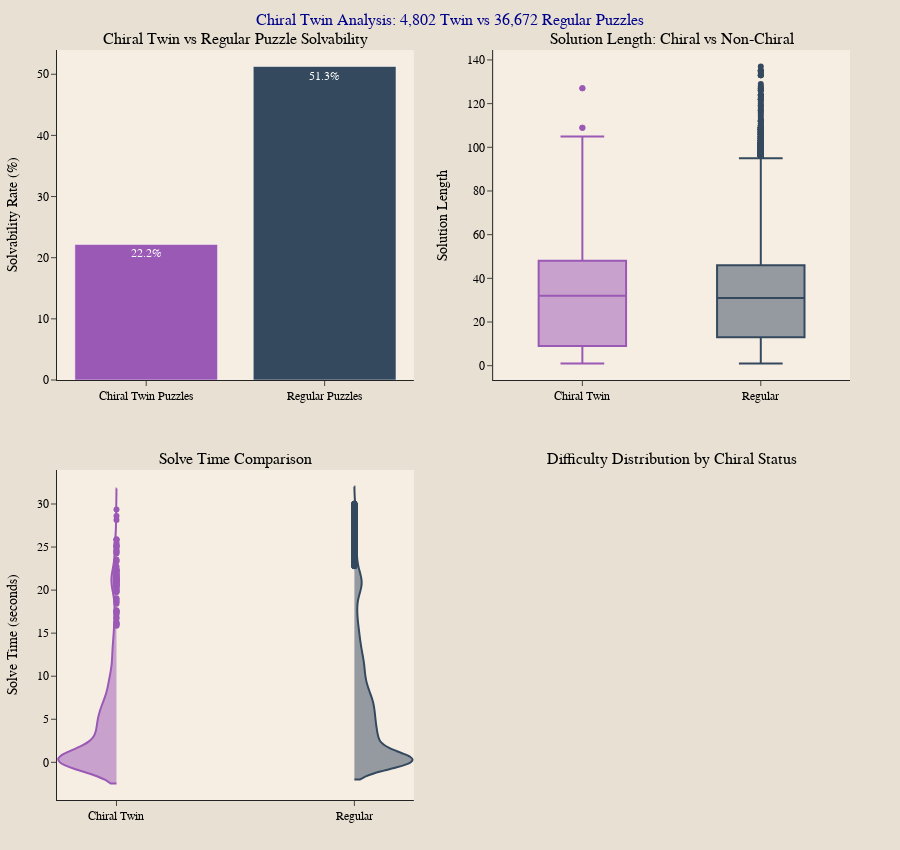

The notebook cell this image was saved under:
### Markdown cell above
### Visualization 4: Chiral Twin Analysis (NEEDS TO BE WORKED ON!!!!)

### Code cell
# Prepare chiral twin data
chiral_data = df_analysis[df_analysis['has_chiral_twin_distinct'] == True].copy()
non_chiral_data = df_analysis[df_analysis['has_chiral_twin_distinct'] == False].copy()

# Create comprehensive chiral analysis subplot
fig = make_subplots(
    rows=2, cols=2,
    subplot_titles=(
        'Chiral Twin vs Regular Puzzle Solvability',
        'Solution Length: Chiral vs Non-Chiral',
        'Solve Time Comparison',
        'Difficulty Distribution by Chiral Status'
    ),
    specs=[[{"type": "bar"}, {"type": "box"}],
           [{"type": "violin"}, {"type": "histogram"}]],
    vertical_spacing=0.12,
    horizontal_spacing=0.1
)

# 1. Solvability comparison
chiral_solvable = chiral_data['is_solvable'].mean()
non_chiral_solvable = non_chiral_data['is_solvable'].mean()

fig.add_trace(
    go.Bar(
        x=['Chiral Twin Puzzles', 'Regular Puzzles'],
        y=[chiral_solvable * 100, non_chiral_solvable * 100],
        marker_color=['#9B59B6', '#34495E'],
        text=[f'{chiral_solvable*100:.1f}%', f'{non_chiral_solvable*100:.1f}%'],
        textposition='auto',
        name='Solvability Rate'
    ), row=1, col=1
)

# 2. Solution length box plot (solvable only)
chiral_solvable_data = chiral_data[chiral_data['is_solvable'] == True]
non_chiral_solvable_data = non_chiral_data[non_chiral_data['is_solvable'] == True]

fig.add_trace(
    go.Box(
        y=chiral_solvable_data['solution_length'],
        name='Chiral Twin',
        marker_color='#9B59B6',
        boxpoints='outliers'
    ), row=1, col=2
)

fig.add_trace(
    go.Box(
        y=non_chiral_solvable_data['solution_length'],
        name='Regular',
        marker_color='#34495E',
        boxpoints='outliers'
    ), row=1, col=2
)

# 3. Solve time violin plot (solvable only)
fig.add_trace(
    go.Violin(
        y=chiral_solvable_data['solve_time_seconds'],
        name='Chiral Twin',
        fillcolor='rgba(155, 89, 182, 0.5)',
        line_color='#9B59B6',
        side='negative'
    ), row=2, col=1
)

fig.add_trace(
    go.Violin(
        y=non_chiral_solvable_data['solve_time_seconds'],
        name='Regular',
        fillcolor='rgba(52, 73, 94, 0.5)',
        line_color='#34495E',
        side='positive'
    ), row=2, col=1
)

# 4. Difficulty tier histogram
if 'complexity_tier' in chiral_solvable_data.columns:
    chiral_tiers = chiral_solvable_data['complexity_tier'].value_counts()
    non_chiral_tiers = non_chiral_solvable_data['complexity_tier'].value_counts()
    
    tiers = list(set(chiral_tiers.index) | set(non_chiral_tiers.index))
    chiral_counts = [chiral_tiers.get(tier, 0) for tier in tiers]
    non_chiral_counts = [non_chiral_tiers.get(tier, 0) for tier in tiers]
    
    fig.add_trace(
        go.Bar(
            x=tiers,
            y=chiral_counts,
            name='Chiral Twin',
            marker_color='#9B59B6',
            opacity=0.7
        ), row=2, col=2
    )
    
    fig.add_trace(
        go.Bar(
            x=tiers,
            y=non_chiral_counts,
            name='Regular',
            marker_color='#34495E',
            opacity=0.7
        ), row=2, col=2
    )

# Update layout
fig.update_layout(
    title={
        'text': f'Chiral Twin Analysis: {len(chiral_data):,} Twin vs {len(non_chiral_data):,} Regular Puzzles',
        'x': 0.5,
        'xanchor': 'center',
        'font': {'size': 16, 'color': 'darkblue', 'family': 'Courier New'}
    },
    height=850,
    showlegend=False,
    font=dict(family="Courier New", size=12, color="black"),
    plot_bgcolor='#F6EEE3',
    paper_bgcolor='#E7E0D3',
    margin=dict(t=50, b=50, l=50, r=50)
)

# Update axes
fig.update_yaxes(title_text="Solvability Rate (%)", row=1, col=1)
fig.update_yaxes(title_text="Solution Length", row=1, col=2)
fig.update_yaxes(title_text="Solve Time (seconds)", row=2, col=1)
fig.update_yaxes(title_text="Number of Puzzles", row=2, col=2)

fig.show()

# Print statistical comparison
print("CHIRAL TWIN STATISTICAL ANALYSIS:")
print(f"Chiral twin puzzles: {len(chiral_data):,} ({len(chiral_data)/len(df_analysis)*100:.1f}%)")
print(f"Solvability rate - Chiral: {chiral_solvable*100:.1f}% vs Regular: {non_chiral_solvable*100:.1f}%")

if len(chiral_solvable_data) > 0 and len(non_chiral_solvable_data) > 0:
    print(f"Mean solution length - Chiral: {chiral_solvable_data['solution_length'].mean():.1f} vs Regular: {non_chiral_solvable_data['solution_length'].mean():.1f}")
    print(f"Mean solve time - Chiral: {chiral_solvable_data['solve_time_seconds'].mean():.3f}s vs Regular: {non_chiral_solvable_data['solve_time_seconds'].mean():.3f}s")

### Figure 1 — Plotly figure (JSON) as saved in the notebook; plotly's stock layout.template omitted (floating-point values rounded to 4 significant figures; data arrays with more than 128 entries replaced by an {"elided": "..."} marker saying what was removed)
{"data": [{"marker": {"color": ["#9B59B6", "#34495E"]}, "name": "Solvability Rate", "text": ["22.2%", "51.3%"], "textposition": "auto", "type": "bar", "x": ["Chiral Twin Puzzles", "Regular Puzzles"], "xaxis": "x", "y": [22.18, 51.27], "yaxis": "y"}, {"boxpoints": "outliers", "marker": {"color": "#9B59B6"}, "name": "Chiral Twin", "type": "box", "xaxis": "x2", "y": {"elided": "1065 int values"}, "yaxis": "y2"}, {"boxpoints": "outliers", "marker": {"color": "#34495E"}, "name": "Regular", "type": "box", "xaxis": "x2", "y": {"elided": "18801 int values"}, "yaxis": "y2"}, {"fillcolor": "rgba(155, 89, 182, 0.5)", "line": {"color": "#9B59B6"}, "name": "Chiral Twin", "side": "negative", "type": "violin", "xaxis": "x3", "y": {"elided": "1065 float values"}, "yaxis": "y3"}, {"fillcolor": "rgba(52, 73, 94, 0.5)", "line": {"color": "#34495E"}, "name": "Regular", "side": "positive", "type": "violin", "xaxis": "x3", "y": {"elided": "18801 float values"}, "yaxis": "y3"}], "layout": {"annotations": [{"font": {"size": 16}, "showarrow": false, "text": "Chiral Twin vs Regular Puzzle Solvability", "x": 0.225, "xanchor": "center", "xref": "paper", "y": 1, "yanchor": "bottom", "yref": "paper"}, {"font": {"size": 16}, "showarrow": false, "text": "Solution Length: Chiral vs Non-Chiral", "x": 0.775, "xanchor": "center", "xref": "paper", "y": 1, "yanchor": "bottom", "yref": "paper"}, {"font": {"size": 16}, "showarrow": false, "text": "Solve Time Comparison", "x": 0.225, "xanchor": "center", "xref": "paper", "y": 0.44, "yanchor": "bottom", "yref": "paper"}, {"font": {"size": 16}, "showarrow": false, "text": "Difficulty Distribution by Chiral Status", "x": 0.775, "xanchor": "center", "xref": "paper", "y": 0.44, "yanchor": "bottom", "yref": "paper"}], "font": {"color": "black", "family": "Courier New", "size": 12}, "height": 850, "margin": {"b": 50, "l": 50, "r": 50, "t": 50}, "paper_bgcolor": "#E7E0D3", "plot_bgcolor": "#F6EEE3", "showlegend": false, "title": {"font": {"color": "darkblue", "family": "Courier New", "size": 16}, "text": "Chiral Twin Analysis: 4,802 Twin vs 36,672 Regular Puzzles", "x": 0.5, "xanchor": "center"}, "xaxis": {"anchor": "y", "domain": [0, 0.45]}, "xaxis2": {"anchor": "y2", "domain": [0.55, 1]}, "xaxis3": {"anchor": "y3", "domain": [0, 0.45]}, "xaxis4": {"anchor": "y4", "domain": [0.55, 1]}, "yaxis": {"anchor": "x", "domain": [0.56, 1], "title": {"text": "Solvability Rate (%)"}}, "yaxis2": {"anchor": "x2", "domain": [0.56, 1], "title": {"text": "Solution Length"}}, "yaxis3": {"anchor": "x3", "domain": [0, 0.44], "title": {"text": "Solve Time (seconds)"}}, "yaxis4": {"anchor": "x4", "domain": [0, 0.44], "title": {"text": "Number of Puzzles"}}}}
